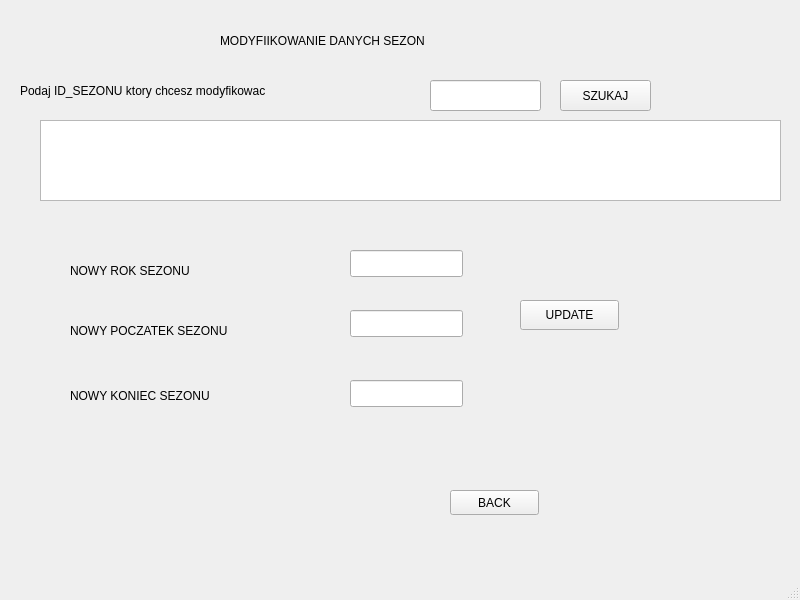
<?xml version="1.0" encoding="UTF-8"?>
<ui version="4.0">
 <class>MainWindow</class>
 <widget class="QMainWindow" name="MainWindow">
  <property name="geometry">
   <rect>
    <x>0</x>
    <y>0</y>
    <width>800</width>
    <height>600</height>
   </rect>
  </property>
  <property name="windowTitle">
   <string>MainWindow</string>
  </property>
  <widget class="QWidget" name="centralwidget">
   <widget class="QLineEdit" name="lineEdit_4">
    <property name="geometry">
     <rect>
      <x>350</x>
      <y>380</y>
      <width>113</width>
      <height>27</height>
     </rect>
    </property>
   </widget>
   <widget class="QLabel" name="label_3">
    <property name="geometry">
     <rect>
      <x>20</x>
      <y>80</y>
      <width>401</width>
      <height>21</height>
     </rect>
    </property>
    <property name="text">
     <string>Podaj ID_SEZONU ktory chcesz modyfikowac</string>
    </property>
   </widget>
   <widget class="QLabel" name="label_2">
    <property name="geometry">
     <rect>
      <x>70</x>
      <y>260</y>
      <width>221</width>
      <height>21</height>
     </rect>
    </property>
    <property name="text">
     <string>NOWY ROK SEZONU</string>
    </property>
   </widget>
   <widget class="QPushButton" name="pushButton_2">
    <property name="geometry">
     <rect>
      <x>520</x>
      <y>300</y>
      <width>99</width>
      <height>30</height>
     </rect>
    </property>
    <property name="text">
     <string>UPDATE</string>
    </property>
   </widget>
   <widget class="QLabel" name="label_4">
    <property name="geometry">
     <rect>
      <x>70</x>
      <y>320</y>
      <width>221</width>
      <height>21</height>
     </rect>
    </property>
    <property name="text">
     <string>NOWY POCZATEK SEZONU</string>
    </property>
   </widget>
   <widget class="QTextBrowser" name="textBrowser">
    <property name="geometry">
     <rect>
      <x>40</x>
      <y>120</y>
      <width>741</width>
      <height>81</height>
     </rect>
    </property>
   </widget>
   <widget class="QLineEdit" name="lineEdit_3">
    <property name="geometry">
     <rect>
      <x>350</x>
      <y>310</y>
      <width>113</width>
      <height>27</height>
     </rect>
    </property>
   </widget>
   <widget class="QLineEdit" name="lineEdit">
    <property name="geometry">
     <rect>
      <x>430</x>
      <y>80</y>
      <width>111</width>
      <height>31</height>
     </rect>
    </property>
   </widget>
   <widget class="QPushButton" name="pushButton">
    <property name="geometry">
     <rect>
      <x>560</x>
      <y>80</y>
      <width>91</width>
      <height>31</height>
     </rect>
    </property>
    <property name="text">
     <string>SZUKAJ</string>
    </property>
   </widget>
   <widget class="QLineEdit" name="lineEdit_2">
    <property name="geometry">
     <rect>
      <x>350</x>
      <y>250</y>
      <width>113</width>
      <height>27</height>
     </rect>
    </property>
   </widget>
   <widget class="QLabel" name="label_5">
    <property name="geometry">
     <rect>
      <x>70</x>
      <y>380</y>
      <width>271</width>
      <height>31</height>
     </rect>
    </property>
    <property name="text">
     <string>NOWY KONIEC SEZONU</string>
    </property>
   </widget>
   <widget class="QLabel" name="label">
    <property name="geometry">
     <rect>
      <x>40</x>
      <y>450</y>
      <width>361</width>
      <height>41</height>
     </rect>
    </property>
    <property name="text">
     <string/>
    </property>
   </widget>
   <widget class="QLabel" name="label_6">
    <property name="geometry">
     <rect>
      <x>220</x>
      <y>20</y>
      <width>361</width>
      <height>41</height>
     </rect>
    </property>
    <property name="text">
     <string>MODYFIIKOWANIE DANYCH SEZON</string>
    </property>
   </widget>
   <widget class="QPushButton" name="pushButton_3">
    <property name="geometry">
     <rect>
      <x>450</x>
      <y>490</y>
      <width>89</width>
      <height>25</height>
     </rect>
    </property>
    <property name="text">
     <string>BACK</string>
    </property>
   </widget>
  </widget>
  <widget class="QMenuBar" name="menubar">
   <property name="geometry">
    <rect>
     <x>0</x>
     <y>0</y>
     <width>800</width>
     <height>22</height>
    </rect>
   </property>
  </widget>
  <widget class="QStatusBar" name="statusbar"/>
 </widget>
 <resources/>
 <connections/>
</ui>
